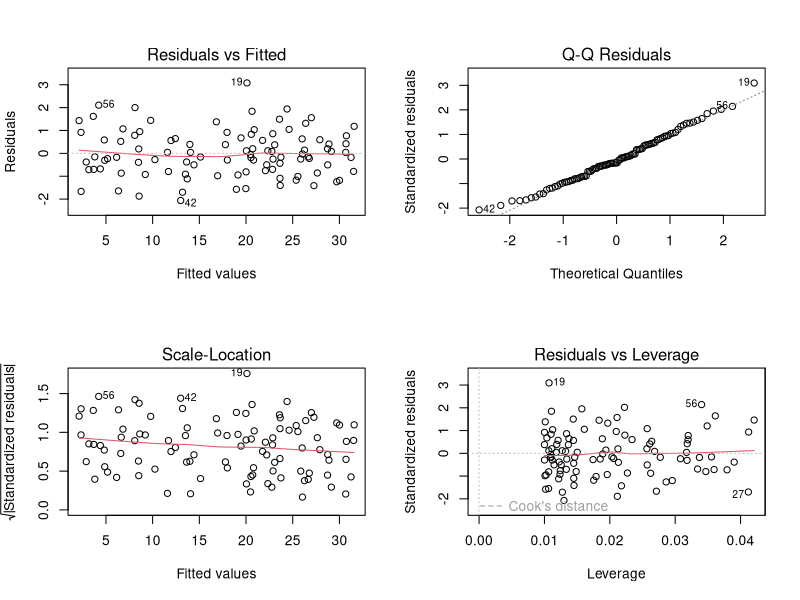

The R script that drew this image:


# Goal: Simulate a dataset from the OLS model and obtain
#       obtain OLS estimates for it.

x <- runif(100, 0, 10)                  # 100 draws from U(0,10)
y <- 2 + 3*x + rnorm(100)               # beta = [2, 3] and sigma = 1

# You want to just look at OLS results?
summary(lm(y ~ x))

# Suppose x and y were packed together in a data frame --
D <- data.frame(x,y)
summary(lm(y ~ x, D))

# Full and elaborate steps --
d <- lm(y ~ x)
# Learn about this object by saying ?lm and str(d)
# Compact model results --
print(d)
# Pretty graphics for regression diagnostics --
par(mfrow=c(2,2))
plot(d)

d <- summary(d)
# Detailed model results --
print(d)
# Learn about this object by saying ?summary.lm and by saying str(d)
cat("OLS gave slope of ", d$coefficients[2,1],
    "and a error sigma of ", d$sigma, "\n")


## I need to drop down to a smaller dataset now --
x <- runif(10)
y <- 2 + 3*x + rnorm(10)
m <- lm(y ~ x)

# Now R supplies a wide range of generic functions which extract
# useful things out of the result of estimation of many kinds of models.

residuals(m)
fitted(m)
AIC(m)
AIC(m, k=log(10))                        # SBC
vcov(m)
logLik(m)

